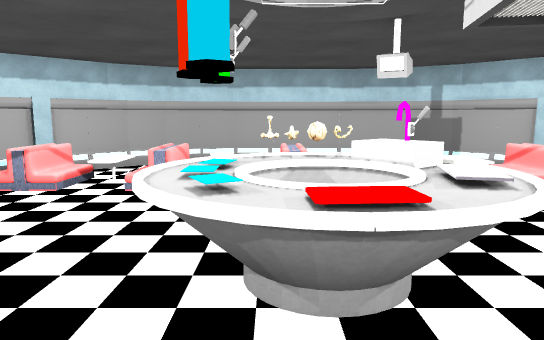
[1] (above)

14 first-person views from a walk through a 3-D level made in the Unity game engine. The camera is 1.5 m above the floor, tilts 8° down and sees 70° across. Doors are open. The floor is counted in squares, 1 m on a side. Each view is taken from the middle of a square. On the plan, view 1 faces up. The plan holds only what a view shows up to about 17 squares ahead; the rest is blank. The player is left out. Some animated figures are not drawn. Some surface patterns are stand-ins.

[2]
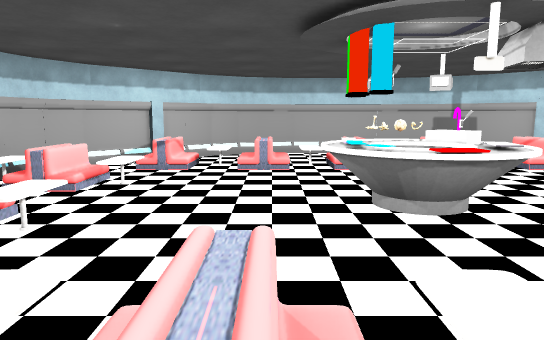

[3]
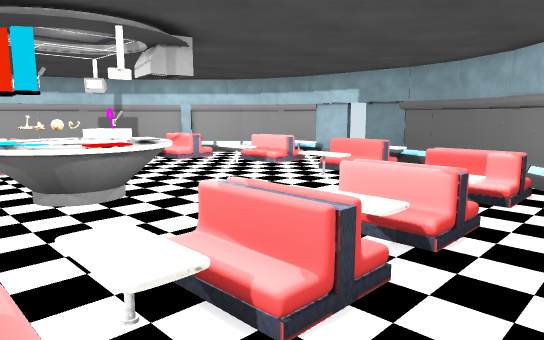

[4]
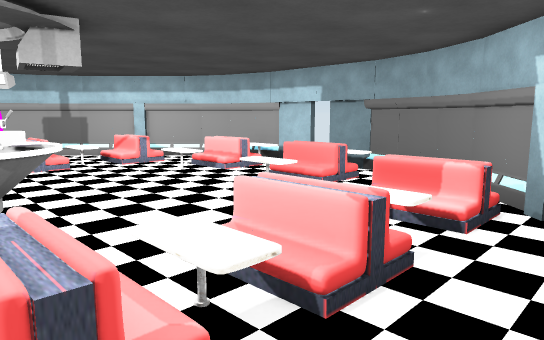

[5]
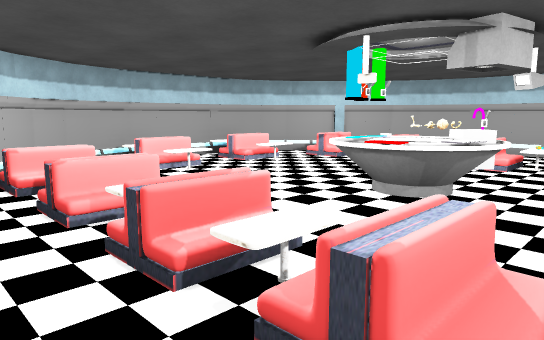

[6]
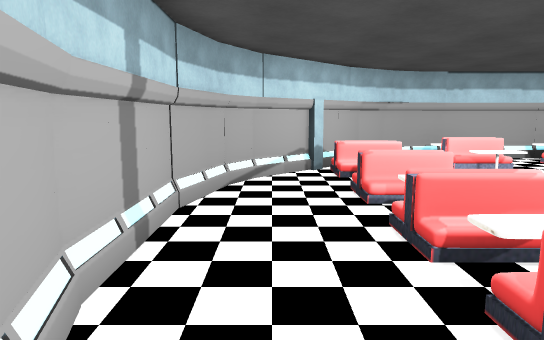

[7]
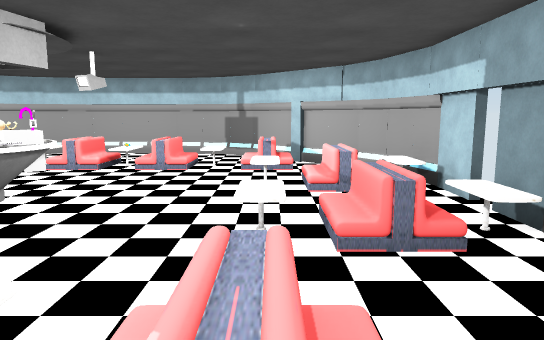

[8]
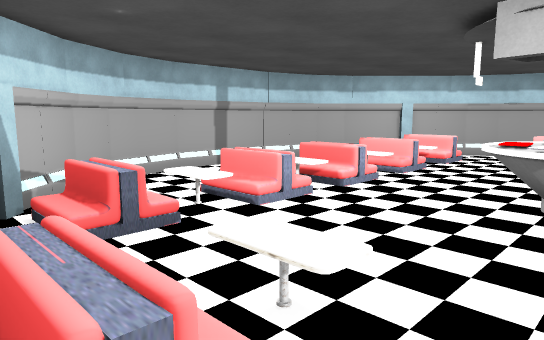

[9]
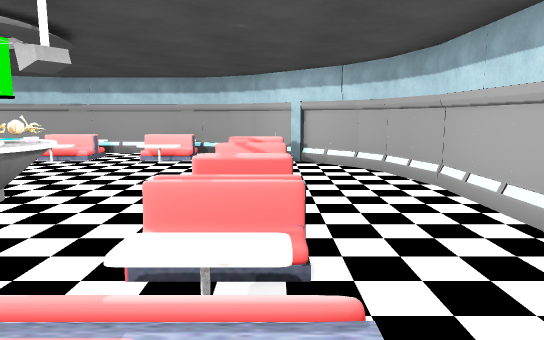

[10]
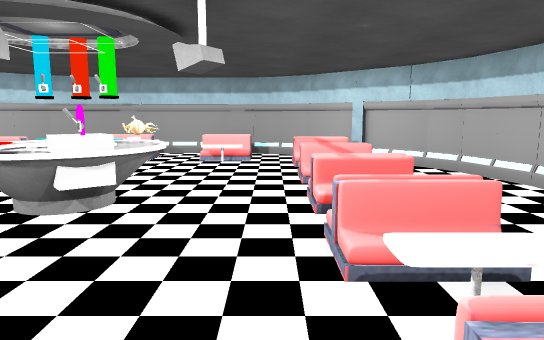

[11]
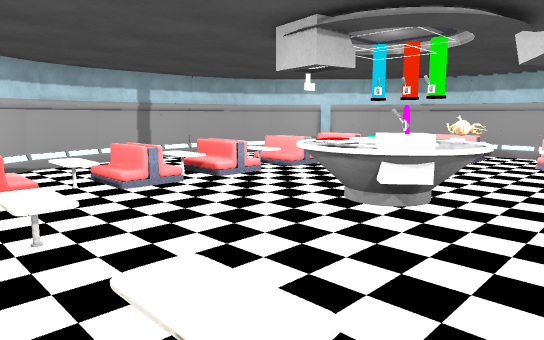

[12]
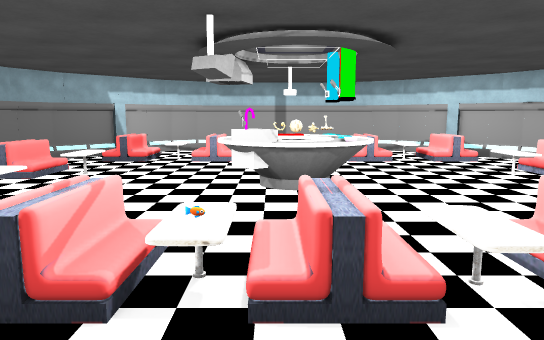

[13]
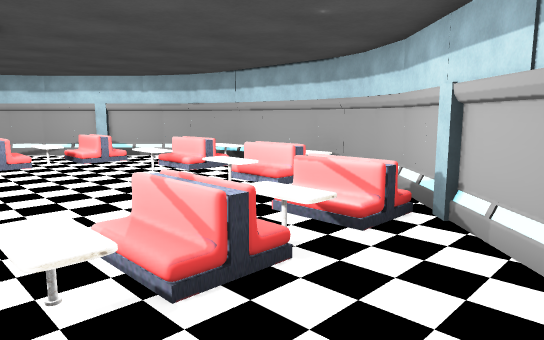

[14]
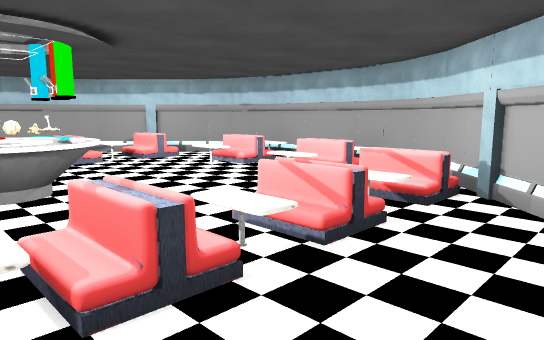

### Floor plan
Key: @ floor where view 1 was taken; # wall or solid block; . floor; / step, stairs or slope; D open door; = window, fence, low wall or low ledge; O other object.
Columns run from 9 left of view 1 to 10 right of it. Each row starts with its distance up from view 1.
 13        ######
 12     ####....####
 11    ##..........#
 10   ##............##
  9  ##.OOOOO//.OO.=.##
  8  #..OOOOO/OOOO.=..#
  7 ##............... ##
  6 #OOOO..........O  O#
  5 #O#OO....OO....OO O#
  4 #.......OOOO......DD
  3 #O..O...OOOO...O..OD
  2 #O OO....OO....OOOO#
  1 ##O.O..........O..##
  0  #.......@........#
 -1  #.. OOOOOOOOO.O..#
 -2  ##.OOOOOOOOOO.O.##
 -3   ##............##
 -4    ##..........##
 -5     ####....####
 -6        ######

Where each view was taken, in squares from view 1:
view 1: 0 up, 0 right, facing up
view 2: 3 down, 2 left, facing up
view 3: 4 down, 2 left, facing up-right
view 4: 4 down, 0 right, facing up-right
view 5: 4 down, 4 right, facing up-left
view 6: 4 down, 5 right, facing left
view 7: 3 down, 6 right, facing up
view 8: 4 up, 8 right, facing down-left
view 9: 9 up, 7 right, facing left
view 10: 7 up, 7 right, facing left
view 11: 7 up, 7 right, facing down-left
view 12: 12 up, 1 right, facing down
view 13: 12 up, 0 right, facing down-left
view 14: 12 up, 2 right, facing down-left
